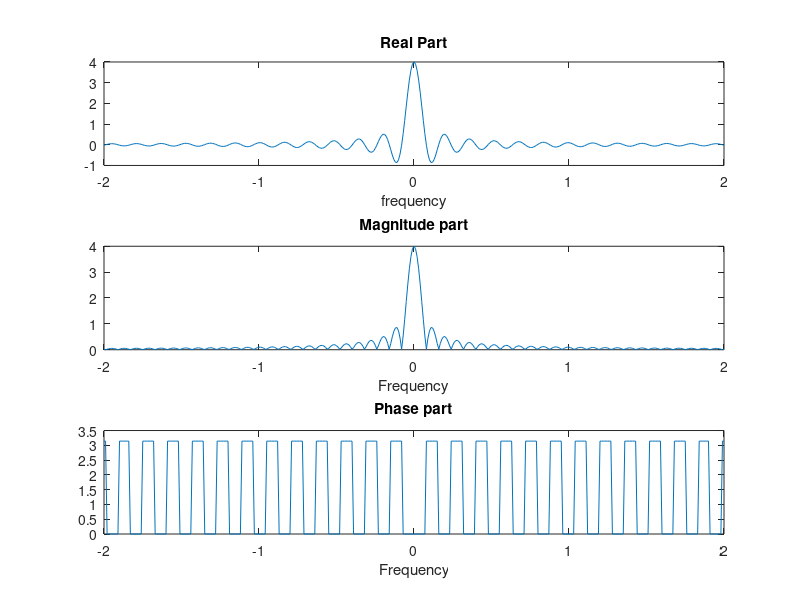

Recreate this plot in MATLAB.
clc;
clear all;
close all;
f=-2:.01:2;
x=4*sinc(4*pi*f);

%real part
subplot(3,1,1);
plot(f,real(x));
title('Real Part');
xlabel('frequency');
%Magnitude part
subplot(3,1,2)
plot(f,abs(x));
title('Magnitude part');
xlabel('Frequency');

%Phase part
subplot(3,1,3);
plot(f,angle(x));
title('Phase part');
xlabel('Frequency');
